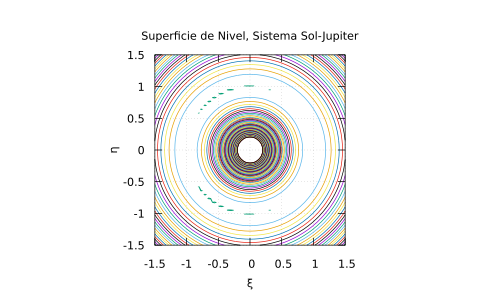

Generate this figure with gnuplot:
#    2021-04-07
#    contourSolJupiter.gp
#    Diego Sarceño (dsarceno68@gmail.com)

#    Programa superficies de nivel, sistema tierra luna

#    Codificación del texto: UTF8
#    Compiladores probados: GNUPLOT (Ubuntu 20.04 Linux) 5.2
#    Instrucciones de compilación: no requere nada mas
#    gnuplot contourSolJupiter.gp

#    Copyright (C) 2021
#    D. R. Sarceño Ramírez
#    dsarceno68@gmail.com
#
#    This program is free software: you can redistribute it and/or
#    modify it under the terms of the GNU General Public License as
#    published by the Free Software Foundation, either version 3 of
#    the License, or (at your option) any later version.
#
#    This program is distributed in the hope that it will be useful,
#    but WITHOUT ANY WARRANTY; without even the implied warranty of
#    MERCHANTABILITY or FITNESS FOR A PARTICULAR PURPOSE.  See the GNU
#    General Public License for more details.
#
#    You should have received a copy of the GNU General Public License
#    along with this program.  If not, see
#    <http://www.gnu.org/licenses/>.

# PROGRAM
# terminal
set terminal pdf
set output 'contourSolJupiter.pdf'

# divisiones en la superficies para una mejor visión
set isosamples 50

# labels
set title 'Superficie de Nivel, Sistema Sol-Jupiter'
set xlabel 'ξ'
set ylabel 'η'

# superficies de nivel
set size ratio -1
set grid
set view map
#set key outside
set nokey
unset surface
set contour base
set cntrparam levels incremental -5,0.05,0



## plot
# ranges
set xrange [-1.5:1.5]
set yrange [-1.5:1.5]

# constantes
G = 6.6738E-11
Mj = 1.898E27
Ms = 1.989E30
a = 7.5E11
xi1 = Mj/(Mj + Ms)
xi2 = xi1 - 1
K = (Mj + Ms)*G/a

splot ( xi2/sqrt((x - xi1)**2 + y**2) - xi1/sqrt((x - xi2)**2 + y**2) - 0.5*(x**2 + y**2) ) t 'V'


# END PROGRAM
